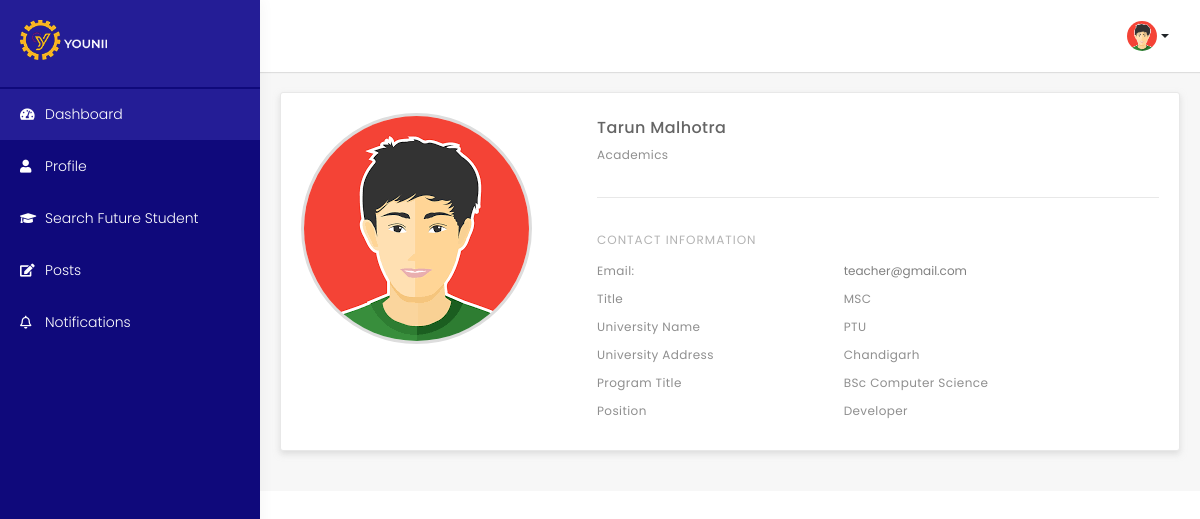
Screenshot of /teacher-profile/ (signed in) with the database file from the repository.
### mysite/models.py (models this page shows)
class Teacher(models.Model):
	username = models.ForeignKey(User,on_delete=models.CASCADE)
	title = models.ForeignKey(Title,on_delete=models.CASCADE)
	first_name = models.CharField(max_length=200)
	email = models.EmailField()
	surname = models.CharField(max_length=200, blank=True, null=True)
	university_name = models.CharField(max_length=200, blank=True, null=True)
	university_address = models.CharField(max_length=500, blank=True, null=True)
	phone_number = models.CharField(max_length=15, blank=True, null=True)
	position = models.ForeignKey(Position,on_delete=models.CASCADE)
	programme_title = models.CharField(max_length=200, blank=True, null=True)
	subject_area = models.ForeignKey(Subjects,on_delete=models.CASCADE)

class Title(models.Model):
    name = models.CharField(max_length=100)
    is_published = models.BooleanField(default=1)
    def __str__(self):
        return str(self.name)
    class Meta:
        ordering = ('name',)

class Position(models.Model):
    name = models.CharField(max_length=100)
    is_published = models.BooleanField(default=1)
    def __str__(self):
        return str(self.name)
    class Meta:
        ordering = ('name',)

### mysite/views.py (the view)
# urls.py: path('teacher-profile/',TeacherProfile.as_view(),name='teacher-profile'),
class TeacherProfile(TemplateView):
	template_name=('mysite/teacher-dashboard/teacher-profile.html')
	def get_context_data(self, *args, **kwargs):
		context = super(TeacherProfile, self).get_context_data(*args, **kwargs)
		print('user_id:',self.request.session['_auth_user_id'])
		user_id = int(self.request.session['_auth_user_id'])
		obj = Teacher.objects.filter(username_id=user_id).first()
		if obj:
			context['user_info'] = obj
		return context

### mysite/templates/mysite/teacher-dashboard/teacher-profile.html (shortened to what this page needs)
{% extends 'mysite/teacher-dashboard/teacher-main.html' %}
{% load static %}
{% block content %}
        <div class="wrapper-data">
          <div class="row">
            <div class="col-12 left-data">
              <div class="post-box">
                  <div class="profile-inner">
                      <div class="row">
                        <div class="col-sm-4 profile-left">
                            <div class="profile-pic">
                                <img src="{% static 'mysite/images/avatar.png' %}" />
                            </div>
                        </div>
                        {% if user_info %}
                        <div class="col-sm-8 profile-right">
                            <div class="name-dtl">
                              <h1 class="name">{{ user_info.first_name }}  {{ user_info.surname }}</h1>
                              <p class="place">Academics</p>
                            </div>
                            <div class="contact-dtl">
                              <h1 class="hdg">contact information</h1>
                              <div class="row">
                                <div class="col-5 left-name">Email: </div>
                                <div class="col-7 rgt-dtl">{{ user_info.email }}</div>
                              </div>
                              <div class="row">
                                <div class="col-5 left-name">Title</div>
                                <div class="col-7 rgt-dtl">
                                    <p>{{ user_info.title }}</p>
                                </div>
                              </div>
                              <div class="row">
                                <div class="col-5 left-name">University Name</div>
                                <div class="col-7 rgt-dtl"><p>{{ user_info.university_name }}</p></div>
                              </div>
                               <div class="row">
                                <div class="col-5 left-name">University Address</div>
                                <div class="col-7 rgt-dtl"><p>{{ user_info.university_address }}</p></div>
                              </div>
                              <div class="row">
                                <div class="col-5 left-name">Program Title</div>
                                <div class="col-7 rgt-dtl"><p>{{ user_info.programme_title }}</p></div>
                              </div>
                              <div class="row">
                                <div class="col-5 left-name">Position</div>
                                <div class="col-7 rgt-dtl"><p>{{ user_info.position }}</p></div>
                              </div>
                            </div>
                        </div>
                        {% endif %}
                      </div>
                  </div>
              </div>
            </div>
          </div>
        </div>
    </div>
  </div>
</section>
</body>
</html>
{% endblock %}

### static/mysite/css/style.css (style rules this page uses)
html , body { margin: 0px; padding: 0px; font-family: 'Poppins', sans-serif; }

### static/mysite/css/dashboard-style.css (style rules this page uses)
.wrapper-data { padding: 20px; }
.post-box { border-radius: 3px; background: #ffffff; margin-bottom: 20px; width: 100%; box-shadow: 0 3px 6px rgba(197, 197, 197, 0.54); border: solid 1px #e8e8e8; font-size: 12px; color: #808080; }
.profile-inner { padding: 20px; }
.profile-pic { display: inline-flex; position: relative; }
.profile-pic img { border-radius: 50%; object-fit: cover; border: solid 3px #dddddd; max-width: 100%; }
.name-dtl .name { color: #656565; line-height: 30px; font-size: 16px; letter-spacing: 0.4px; font-family: 'Poppins', sans-serif; font-weight: 500; margin: 0; }
.name-dtl { padding-bottom: 30px; border-bottom: solid 1px #e8e8e8; margin-bottom: 30px; position: relative; padding-right: 80px; }
.name-dtl .place { color: #656565; line-height: 30px; font-size: 16px; letter-spacing: 0.4px; font-family: 'Poppins', sans-serif; font-weight: 400; margin: 0; }
.name-dtl .place { color: #8f8f8f; line-height: 24px; font-size: 12px; letter-spacing: 0.4px; font-family: 'Poppins', sans-serif; font-weight: 400; margin: 0; }
.contact-dtl .hdg { color: #b3b3b3; line-height: 24px; font-size: 12px; font-family: 'Poppins', sans-serif; font-weight: 400; margin: 0 0 10px; text-transform: uppercase; letter-spacing: 1px; }
.contact-dtl .left-name { color: #8f8f8f; line-height: 18px; font-size: 12px; font-family: 'Poppins', sans-serif; font-weight: 400; margin: 0px; text-transform: capitalize; letter-spacing: 0.4px; padding-right: 0; margin-bottom: 10px; }
.contact-dtl .rgt-dtl { margin-bottom: 10px; }
.contact-dtl .rgt-dtl p { color: #8f8f8f; line-height: 18px; font-size: 12px; font-family: 'Poppins', sans-serif; font-weight: 400; margin: 0 0 0px; text-transform: capitalize; letter-spacing: 0.4px; }
.contact-dtl { padding-bottom: 20px; border-bottom: solid 1px #f5f5f5; margin-bottom: 20px; }
.contact-dtl:last-child { padding-bottom: 0px; border-bottom: none; margin-bottom: 0px; }

### rows the page displays
Teacher: first_name "Tarun", surname "Malhotra", email "teacher@gmail.com", title "MSC", university_name "PTU", university_address "Chandigarh", programme_title "BSc Computer Science", position "Developer"
